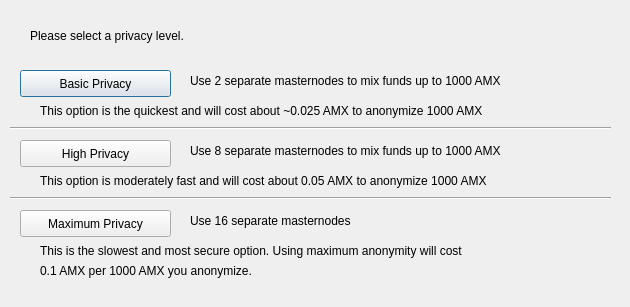
<?xml version="1.0" encoding="UTF-8"?>
<ui version="4.0">
 <class>DarksendConfig</class>
 <widget class="QDialog" name="DarksendConfig">
  <property name="geometry">
   <rect>
    <x>0</x>
    <y>0</y>
    <width>630</width>
    <height>307</height>
   </rect>
  </property>
  <property name="windowTitle">
   <string>Configure PrivateSend</string>
  </property>
  <widget class="QPushButton" name="buttonBasic">
   <property name="geometry">
    <rect>
     <x>20</x>
     <y>70</y>
     <width>151</width>
     <height>27</height>
    </rect>
   </property>
   <property name="text">
    <string>Basic Privacy</string>
   </property>
  </widget>
  <widget class="QPushButton" name="buttonHigh">
   <property name="geometry">
    <rect>
     <x>20</x>
     <y>140</y>
     <width>151</width>
     <height>27</height>
    </rect>
   </property>
   <property name="text">
    <string>High Privacy</string>
   </property>
  </widget>
  <widget class="QPushButton" name="buttonMax">
   <property name="geometry">
    <rect>
     <x>20</x>
     <y>210</y>
     <width>151</width>
     <height>27</height>
    </rect>
   </property>
   <property name="text">
    <string>Maximum Privacy</string>
   </property>
  </widget>
  <widget class="QLabel" name="label">
   <property name="geometry">
    <rect>
     <x>30</x>
     <y>20</y>
     <width>571</width>
     <height>31</height>
    </rect>
   </property>
   <property name="text">
    <string>Please select a privacy level.</string>
   </property>
  </widget>
  <widget class="QLabel" name="label_2">
   <property name="geometry">
    <rect>
     <x>190</x>
     <y>70</y>
     <width>421</width>
     <height>21</height>
    </rect>
   </property>
   <property name="text">
    <string>Use 2 separate masternodes to mix funds up to 1000 AMX</string>
   </property>
  </widget>
  <widget class="QLabel" name="label_3">
   <property name="geometry">
    <rect>
     <x>190</x>
     <y>140</y>
     <width>411</width>
     <height>21</height>
    </rect>
   </property>
   <property name="text">
    <string>Use 8 separate masternodes to mix funds up to 1000 AMX</string>
   </property>
  </widget>
  <widget class="QLabel" name="label_4">
   <property name="geometry">
    <rect>
     <x>190</x>
     <y>210</y>
     <width>421</width>
     <height>21</height>
    </rect>
   </property>
   <property name="text">
    <string>Use 16 separate masternodes</string>
   </property>
  </widget>
  <widget class="QLabel" name="label_6">
   <property name="geometry">
    <rect>
     <x>40</x>
     <y>100</y>
     <width>561</width>
     <height>21</height>
    </rect>
   </property>
   <property name="text">
    <string>This option is the quickest and will cost about ~0.025 AMX to anonymize 1000 AMX</string>
   </property>
  </widget>
  <widget class="QLabel" name="label_7">
   <property name="geometry">
    <rect>
     <x>40</x>
     <y>170</y>
     <width>561</width>
     <height>21</height>
    </rect>
   </property>
   <property name="text">
    <string>This option is moderately fast and will cost about 0.05 AMX to anonymize 1000 AMX</string>
   </property>
  </widget>
  <widget class="QLabel" name="label_8">
   <property name="geometry">
    <rect>
     <x>40</x>
     <y>240</y>
     <width>561</width>
     <height>21</height>
    </rect>
   </property>
   <property name="text">
    <string>This is the slowest and most secure option. Using maximum anonymity will cost</string>
   </property>
  </widget>
  <widget class="QLabel" name="label_9">
   <property name="geometry">
    <rect>
     <x>40</x>
     <y>260</y>
     <width>561</width>
     <height>21</height>
    </rect>
   </property>
   <property name="text">
    <string>0.1 AMX per 1000 AMX you anonymize.</string>
   </property>
  </widget>
  <widget class="Line" name="line">
   <property name="geometry">
    <rect>
     <x>10</x>
     <y>120</y>
     <width>601</width>
     <height>16</height>
    </rect>
   </property>
   <property name="orientation">
    <enum>Qt::Horizontal</enum>
   </property>
  </widget>
  <widget class="Line" name="line_2">
   <property name="geometry">
    <rect>
     <x>10</x>
     <y>190</y>
     <width>601</width>
     <height>16</height>
    </rect>
   </property>
   <property name="orientation">
    <enum>Qt::Horizontal</enum>
   </property>
  </widget>
 </widget>
 <resources/>
 <connections/>
</ui>
